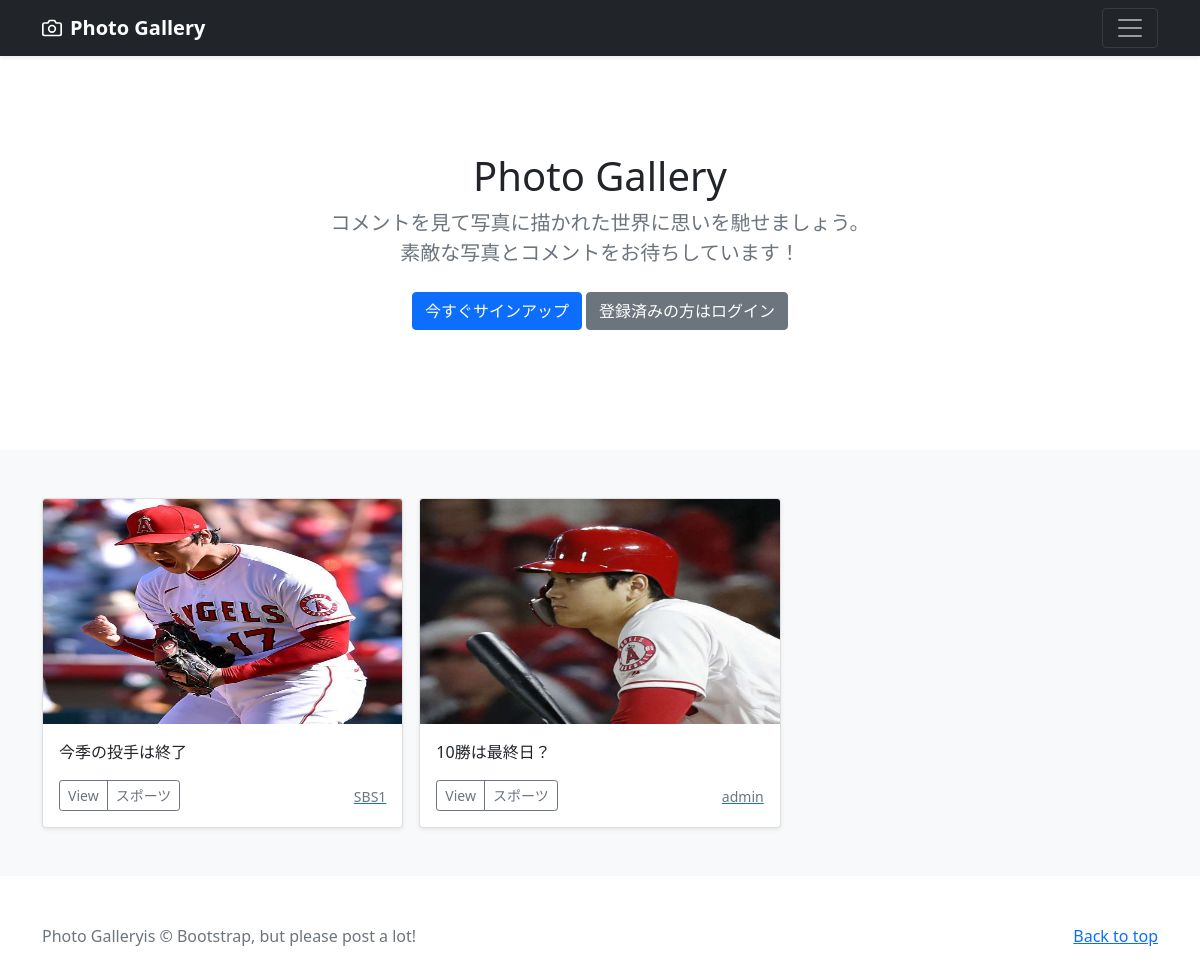
The app's page /photos/1 with its own data.
### photo/models.py (models this page shows, shortened)
class PhotoPost(models.Model):
	user = models.ForeignKey(
				CustomUser,
				verbose_name='ユーザー',
				on_delete=models.CASCADE
				)
	category = models.ForeignKey(
				Category,
				verbose_name='カテゴリ',
				on_delete=models.PROTECT
				)
	title = models.CharField(verbose_name='タイトル', max_length=200)
	comment = models.TextField(verbose_name='コメント')
	image1 = models.ImageField(verbose_name='イメージ1', upload_to='photos')
	image2 = models.ImageField(verbose_name='イメージ2', upload_to='photos',
								blank=True, null= True)
	posted_at = models.DateTimeField(verbose_name='投稿日時', auto_now_add=True)

class Category(models.Model):
	title= models.CharField(verbose_name='カテゴリ', max_length=20)

### accounts/models.py (models this page shows)
class CustomUser(AbstractUser):
	pass

### photo/views.py (the view)
class CategoryView(ListView):
	template_name = 'index.html'
	paginate_by = 9
	def get_queryset(self):
		category_id = self.kwargs['category']
		categories = PhotoPost.objects.filter(category=category_id).order_by('-posted_at')
		return categories

### photo/templates/index.html (shortened to what this page needs)
{% extends 'base.html' %}
	{% block contents %}
	{% include "photos_title.html" %}
	{% include "photos_list.html" %}
	{% endblock %}

### photo/templates/photos_list.html (shortened to what this page needs)
  <div class="album py-5 bg-light">
    <div class="container">
      <div class="row row-cols-1 row-cols-sm-2 row-cols-md-3 g-3">
        {% for record in object_list %}
        <div class="col">
          <div class="card shadow-sm">
            <img src="{{ record.image1.url }}" class="bd-placeholder-img card-img-top"
                        width="100%" height="225" xmlns="http://www.w3.org/2000/svg"
                        role="img" aria-label="Placeholder: Thumbnail"
                        preserveAspectRatio="xMidYMid slice" focusable="false">
                        <rect width="100%" height="100%" fill="#55595c"/>
            <div class="card-body">
              <p class="card-text">{{ record.title }}</p>
              <div class="d-flex justify-content-between align-items-center">
                <div class="btn-group">
                  <button type="button" class="btn btn-sm btn-outline-secondary"
                    onclick="location.href='{% url 'photo:photo_detail' record.pk %}'">View</button>
                  <button type="button" class="btn btn-sm btn-outline-secondary"
                    onclick="location.href='{% url 'photo:photos_cat' category=record.category.id %}'">{{ record.category.title }}</button>
                </div>
                <a href="{% url 'photo:user_list' user=record.user.id %}">
                  <small class="text-muted">{{ record.user.username }}</small>
                </a>
              </div>
            </div>
          </div>
        </div>
        {% endfor %}
     </div>
    </div>
  </div>

### photo/templates/base.html (style rules this page uses)
.bd-placeholder-img { font-size: 1.125rem; text-anchor: middle; -webkit-user-select: none; -moz-user-select: none; user-select: none; }

### records on screen
PhotoPost: image1 (picture), title "今季の投手は終了", category "スポーツ", user.username "SBS1"
PhotoPost: image1 (picture), title "10勝は最終日？", category "スポーツ", user.username "admin"
